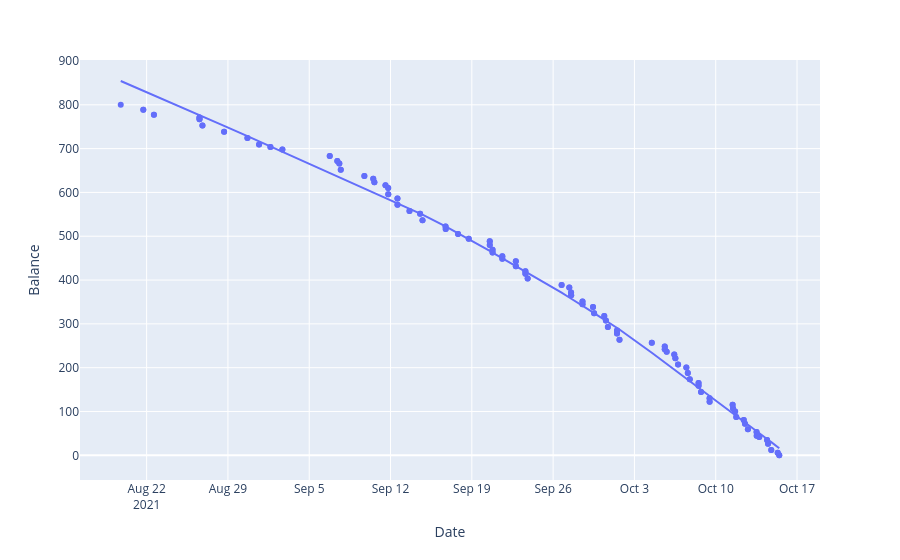

Write notebook code for a chart like this one.
### Code cell
import plotly.express as px

fig = px.scatter(wrk, x='Date', y='Balance', trendline='lowess')
fig.show()

### Figure 1 — Plotly figure (JSON) as saved in the notebook; plotly's stock layout.template omitted (floating-point values rounded to 4 significant figures; data arrays with more than 128 entries replaced by an {"elided": "..."} marker saying what was removed)
{"data": [{"hovertemplate": "Date=%{x}<br>Balance=%{y}<extra></extra>", "legendgroup": "", "marker": {"color": "#636efa", "symbol": "circle"}, "mode": "markers", "name": "", "orientation": "v", "showlegend": false, "type": "scatter", "x": {"elided": "169 str values"}, "xaxis": "x", "y": {"elided": "169 float values"}, "yaxis": "y"}, {"hovertemplate": "<b>LOWESS trendline</b><br><br>Date=%{x}<br>Balance=%{y} <b>(trend)</b><extra></extra>", "legendgroup": "", "marker": {"color": "#636efa", "symbol": "circle"}, "mode": "lines", "name": "", "showlegend": false, "type": "scatter", "x": {"elided": "169 str values"}, "xaxis": "x", "y": {"elided": "169 float values"}, "yaxis": "y"}], "layout": {"legend": {"tracegroupgap": 0}, "margin": {"t": 60}, "xaxis": {"anchor": "y", "domain": [0.0, 1.0], "title": {"text": "Date"}}, "yaxis": {"anchor": "x", "domain": [0.0, 1.0], "title": {"text": "Balance"}}}}
